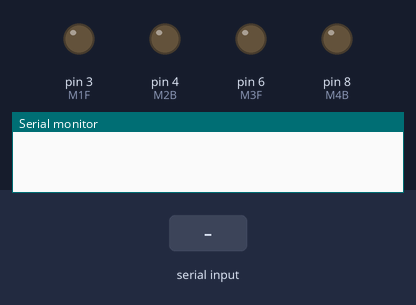
The sketch below on a simulated Arduino Uno, built with avr-gcc and run on an emulated ATmega328P. Shown: output pins drawn as LEDs (lit = HIGH), the last lines printed to the serial monitor. The test bench sets the inputs (shaded band).

Above: at 1.2 s.
1.3 s: "*right" received over Serial
At 2.0 s:
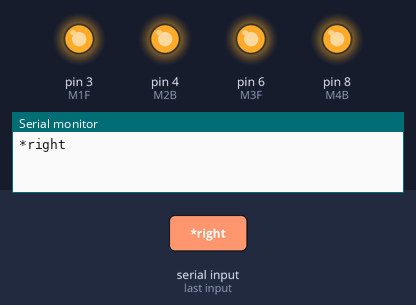
2.8 s: "*left" received over Serial
5.3 s: "*forward" received over Serial
7.3 s: "*back" received over Serial
9.2 s: "*right" received over Serial
11.2 s: "*left" received over Serial
Timing chart, 0 to 14.2 s (numbered marks = the images above; inputs shaded):
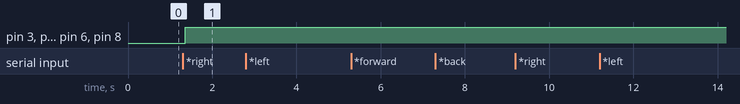

The sketch:

superare__1_.ino
```cpp
String command;
const int M1F = 3, M1B = 2,       //B - Backward
          M2F = 5, M2B = 4,       //F - Forward
          M3F = 6, M3B = 7,
          M4F = 9, M4B = 8;

void turnRight();
void turnLeft();
void goForward();
void goBack();

void setup() {
  // put your setup code here, to run once:
  Serial.begin(9600);

}

void loop() {
  // put your main code here, to run repeatedly:
  while(Serial.available())
  {
    delay(10);
    char ch=Serial.read();
    if(ch=='#')
      break;
    command+=ch;
  }
  if(command.length()>0)
  {
    Serial.println(command);
    if(command=="*right")
      turnright();

    if(command=="*left")
      turnleft();

    if(command=="*forward")
      goforward();

    if(command=="*back")
      goback();
  }

}

void turnright()
{
  analogWrite(M1F,255);
  analogWrite(M3F,255);
  analogWrite(M2B,255);
  analogWrite(M4B,255);
  delay(1000);
}

void turnleft()
{
  analogWrite(M1B,255);
  analogWrite(M3B,255);
  analogWrite(M2F,255);
  analogWrite(M4F,255);
  delay(1000);
}

void goforward()
{
  analogWrite(M1F,255);
  analogWrite(M2F,255);
  delay(1000);
}

void goback()
{
  analogWrite(M1B,255);
  analogWrite(M2B,255);
  delay(1000);
}
```

Measured:
- after the input at 1.3 s, pin 3 (M1F), pin 4 (M2B), pin 6 (M3F), pin 8 (M4B): LOW → HIGH after 0.06 s
